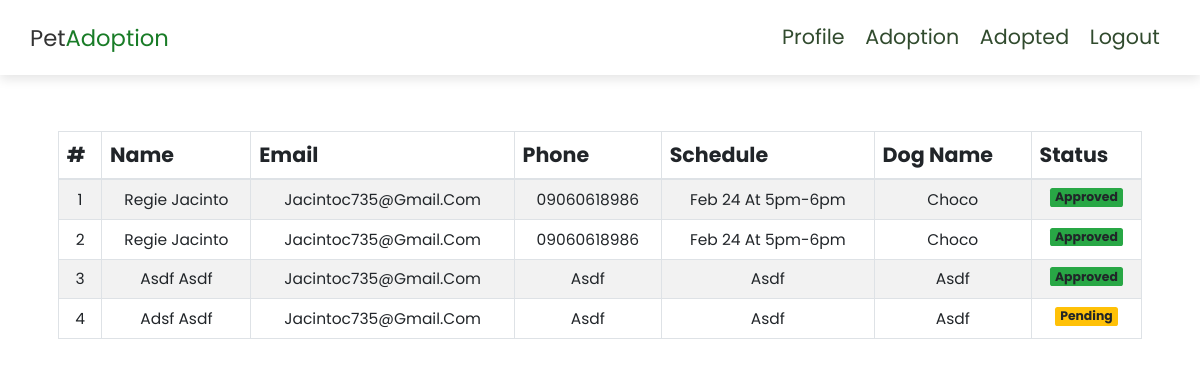
The page /user_profile.php (signed in) on the database its author committed.
### tables this page shows
CREATE TABLE `adoptionrequest` (
  `id` int(11) NOT NULL,
  `firstname` varchar(100) NOT NULL,
  `lastname` varchar(100) NOT NULL,
  `email` varchar(100) NOT NULL,
  `phone` varchar(100) NOT NULL,
  `schedule` varchar(100) NOT NULL,
  `petname` varchar(100) NOT NULL,
  `agreement` varchar(300) NOT NULL,
  `message` varchar(500) NOT NULL,
  `status` int(3) NOT NULL
);

### user_profile.php (the view)
<?php include('includes/userheader.php');
include('db/config.php');
?>
<section id="post">
    <div class="container">
        <div class="card-body">
            <div class="table-responsive mt-3">
                <table class="table table-bordered table-hover table-striped"  style="margin-top: 20px;">
                    <thead style="font-size: 2rem;">
                        <th>#</th>
                        <th>Name</th>
                        <th>Email</th>
                        <th>Phone</th>
                        <th>Schedule</th>
                        <th>Dog Name</th>
                        <th>Status</th>
                    </thead>
                    <tbody>
                        <?php
                        $sql = "SELECT * FROM adoptionrequest WHERE email='" . $_SESSION['email'] . "'";
                        $que = mysqli_query($con, $sql);
                        $cnt = 1;
                        while ($result = mysqli_fetch_assoc($que)) {
                        ?>
                            <tr class="text-center">
                                <td style="font-size: 1.50rem;"><?php echo $cnt; ?></td>
                                <td style="font-size: 1.50rem;"><?php echo $result['firstname']; ?> <?php echo $result['lastname']; ?> </td>
                                <td style="font-size: 1.50rem;"><?php echo $result['email']; ?></td>
                                <td style="font-size: 1.50rem;"><?php echo $result['phone']; ?></td>
                                <td style="font-size: 1.50rem;"><?php echo $result['schedule']; ?></td>
                                <td style="font-size: 1.50rem;"><?php echo $result['petname']; ?></td>
                                <td>
                                <?php
                                if ($result['status'] == 0) {
                                    echo "<span class='badge bg-warning' style='font-size: 1.20rem;'>Pending</span>";
                                } else if ($result['status'] == 1) {
                                    echo "<span class='badge bg-secondary' style='font-size: 1.20rem;'>For Meeting</span>";
                                } else if ($result['status'] == 2) {
                                    echo "<span class='badge bg-success' style='font-size: 1.20rem;'>Approved</span>";
                                } else {
                                    echo "<span class='badge bg-danger' style='font-size: 1.20rem;'>cancel</span>";
                                }
                                $cnt++;
                            }
                                ?>
                                </td>
                            </tr>
                    </tbody>
                </table>
            </div>
        </div>
    </div>
</section>
<?php include('includes/userfooter.php') ?>

### css/style.css (style rules this page uses)
:root { --green:#197c27; --black:#333; --white:#fff; --light-color:#666; --light-bg:#eee; --border:.2rem solid rgba(0,0,0,.1); --box-shadow:0 .5rem 1rem rgba(0,0,0,.1); }
* { font-family: 'Poppins', sans-serif; margin:0; padding:0; box-sizing: border-box; outline: none; border:none; text-decoration: none !important; text-transform: capitalize; }
html { font-size: 64.5%; overflow-x: hidden; scroll-behavior: smooth; scroll-padding-top: 6.5rem; }
section { padding:7rem 2rem; }

### rows shown on the page
adoptionrequest: firstname "Regie", lastname "Jacinto", email "Jacintoc735@gmail.com", phone "09060618986", schedule "Feb 24 At 5pm-6pm", petname "Choco", status "Approved"
adoptionrequest: firstname "Regie", lastname "Jacinto", email "Jacintoc735@gmail.com", phone "09060618986", schedule "Feb 24 At 5pm-6pm", petname "Choco", status "Approved"
adoptionrequest: firstname "Asdf", lastname "Asdf", email "Jacintoc735@gmail.com", phone "Asdf", schedule "Asdf", petname "Asdf", status "Approved"
adoptionrequest: firstname "Adsf", lastname "Asdf", email "Jacintoc735@gmail.com", phone "Asdf", schedule "Asdf", petname "Asdf", status "Pending"
